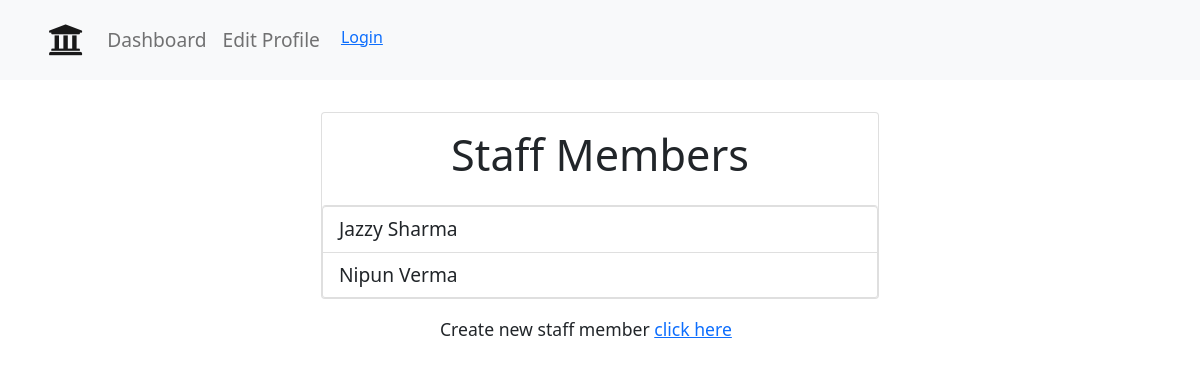
The page /staff-members-list on the database as committed earlier.
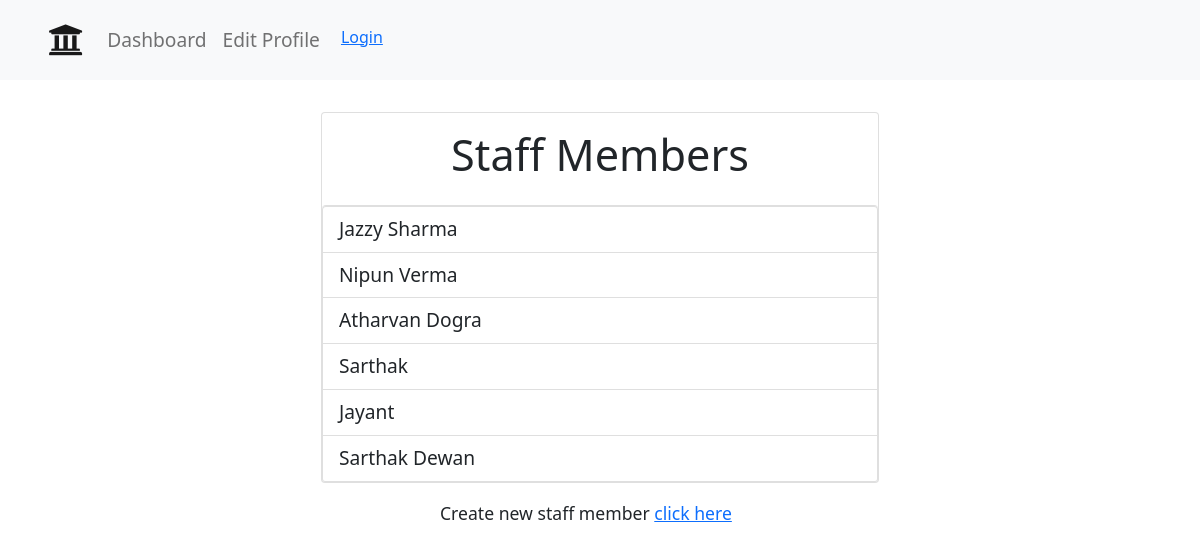
The same page on the database as committed later.
### main/models.py (models this page shows, shortened)
class Staff(models.Model):
    name=models.CharField(max_length=100)
    mobile_number=models.IntegerField()
    email=models.EmailField()
    category=models.ForeignKey('Category',on_delete=CASCADE)
    designation=models.ForeignKey('Designation',on_delete=CASCADE)
    agency = models.ForeignKey('Agency',on_delete=CASCADE)

### main/views.py (the view)
# urls.py: path('staff-members-list', views.adminStaff, name='adminStaff'),
def adminStaff(request):
	staffs = Staff.objects.all()
	return render(request, "admin/adminStaffs.html", {"staffs":staffs})

### templates/admin/adminStaffs.html (shortened to what this page needs)
{% extends 'base.html' %}
{% load static %}
{% block body %}
{% include 'navbar.html' with user=user %}
<div class="container">
    <div class="card custom-card-list">
    <h2>Staff Members</h2>
    <ul class="list-group">
        {% for staff in staffs %}
        <li class="list-group-item">{{staff.name}}</li>
        {% endfor %}
    </ul>
    </div>
    </div>
    <div class="new-user-form">
        <h6>Create new staff member <a href="#">click here</a></h6>
    </div>
{% endblock body %}

### templates/base.html (shortened to what this page needs)
{% load static %}
<html lang="en">
<head>
    <link rel="stylesheet" href="https://cdn.jsdelivr.net/npm/bootstrap@5.1.3/dist/css/bootstrap.min.css">
    <link rel="stylesheet" href="https://pro.fontawesome.com/releases/v5.10.0/css/all.css"/>
    <link rel="stylesheet" href="{% static 'styles/base.css' %}">
</head>
<body>
    {% block body %}{% endblock %}
</body>
</html>

### templates/navbar.html (shortened to what this page needs)
{% extends "base.html" %}
{% block body %}
<nav class="navbar navbar-expand-lg navbar-light bg-light">
    <a class="navbar-brand" href="{% url 'main:home' %}"><i class="fas fa-university"></i></a>
    <div class="collapse navbar-collapse" id="navbarNav">
      <ul class="navbar-nav">
        <li class="nav-item">
          <a class="nav-link nav_text" href="{% url 'main:home' %}">Dashboard</a>
        </li>
        <li class="nav-item">
          <a class="nav-link nav_text" href="#">Edit Profile</a>
        </li>
        {% if user.is_authenticated %}
          <li class="nav-link nav_text">
            Hi <a href="/"> {{ user.username }} </a>
          </li>
          <li class="nav-link nav_text">
            <a href="{% url 'main:notification' %}"> Notifications</a>
          </li>
          <li class="nav-link nav_text">
            <a href="{% url 'main:userLeaves' %}"> Check Leaves</a>
          </li>
          <li class="nav-link"><a href="{% url 'main:logout' %}">Logout</a></li>
        {% else %}
          <li class="nav-item"><button class="btn"><a href="{% url 'main:login' %}">Login</a></button></li>
        {% endif %}
      </ul>
    </div>
</nav>
  {% endblock %}

### static/styles/base.css (style rules this page uses)
.card { margin-top: 2rem; }
.navbar { padding: 0 3rem; height: 80px; }
.fa-university { font-size: 2.2rem; }
.nav_text { font-size: 1.2rem; }
.custom-card-list { width: 50%; left: 50%; transform: translate(-50%); }
.custom-card-list .list-group-item { font-size: 1.2rem; }
.custom-card-list h2 { text-align: center; font-size: 2.7rem; padding: 1rem; }
.new-user-form { width: 30%; margin: 0 auto; padding: 20px; }
.new-user-form h6 { font-size: 1.1rem; }

Rows that differ between the two databases and show on the page:
added Staff: name "Atharvan Dogra"
added Staff: name "Sarthak"
added Staff: name "Jayant"
added Staff: name "Sarthak Dewan"
